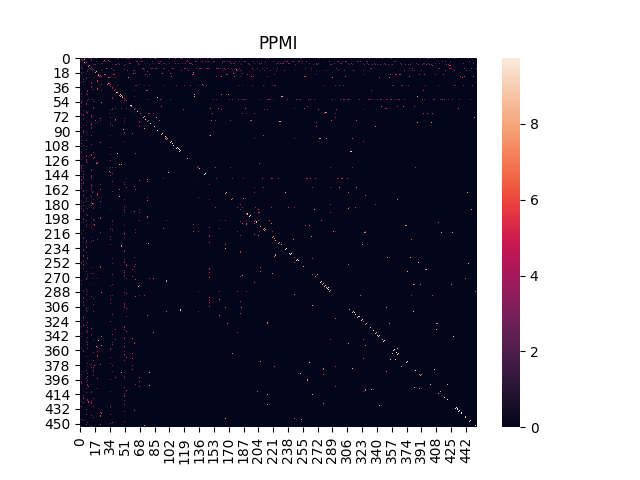

Write the Python code that produced this figure.
import sys
sys.path.append("..")
from common.utils import *
import seaborn as sns
import matplotlib.pyplot as plt

with open("sample_byChatGPT.txt","r") as f:
    text = f.read()

corpus, word_to_id, id_to_word = preprocess(text)
vocab_size = len(word_to_id)
C = create_co_matrix(corpus, vocab_size)
W = ppmi(C, verbose=True)

sns.heatmap(C)
plt.title("co matrix")
plt.savefig("co_matrix.png")
plt.show()

sns.heatmap(W)
plt.title("PPMI")
plt.savefig("ppmi.png")
plt.show()